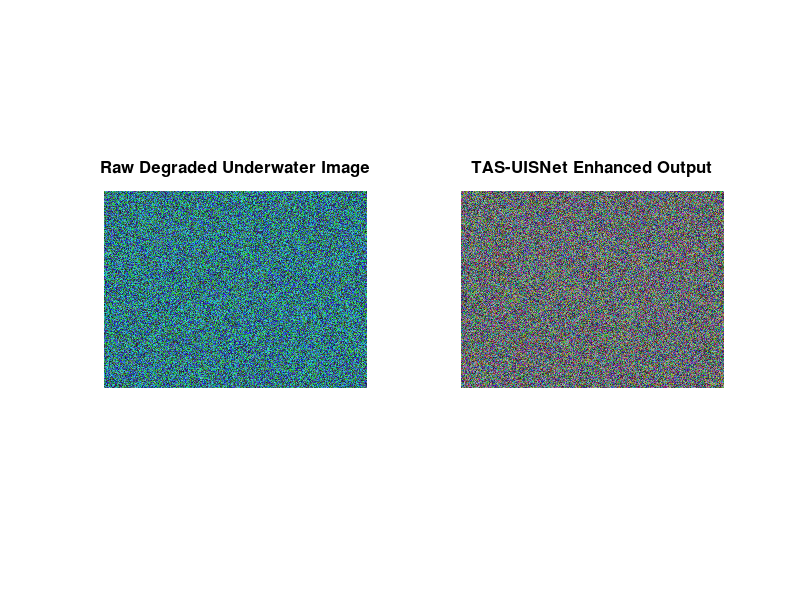

Write the MATLAB code that produced this figure.
% PLOT_ENHANCEMENT_COMPARISON
% Visualizes raw vs enhanced images, color histograms, and edge boundary maps.
clc; clear; close all;

raw_img = uint8(randi([20, 180], [480, 640, 3]));
% Add greenish-blue cast to raw image
raw_img(:,:,1) = raw_img(:,:,1) * 0.5;
raw_img(:,:,2) = min(255, raw_img(:,:,2) * 1.2);
raw_img(:,:,3) = min(255, raw_img(:,:,3) * 1.3);

% Restored image (simulated balanced illumination)
rest_img = raw_img;
rest_img(:,:,1) = min(255, rest_img(:,:,1) * 2.0);
rest_img(:,:,2) = rest_img(:,:,2) * 0.9;
rest_img(:,:,3) = rest_img(:,:,3) * 0.85;

figure('Position', [100, 100, 1000, 450], 'Color', 'w');

subplot(1, 2, 1);
imshow(raw_img);
title('Raw Degraded Underwater Image', 'FontSize', 12, 'FontWeight', 'bold');

subplot(1, 2, 2);
imshow(rest_img);
title('TAS-UISNet Enhanced Output', 'FontSize', 12, 'FontWeight', 'bold');

saveas(gcf, '../../manuscript/figures/matlab_enhancement_comparison.png');
fprintf('Saved comparative figure to manuscript/figures/matlab_enhancement_comparison.png\n');
